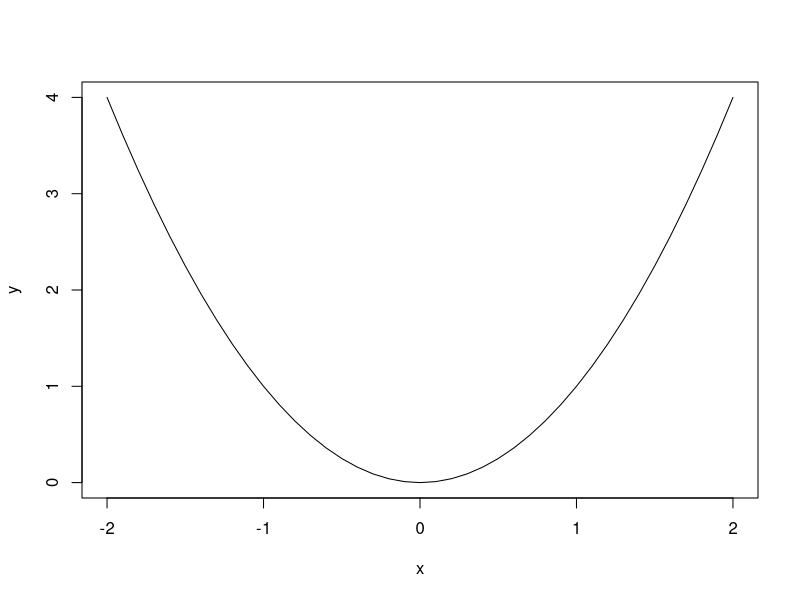
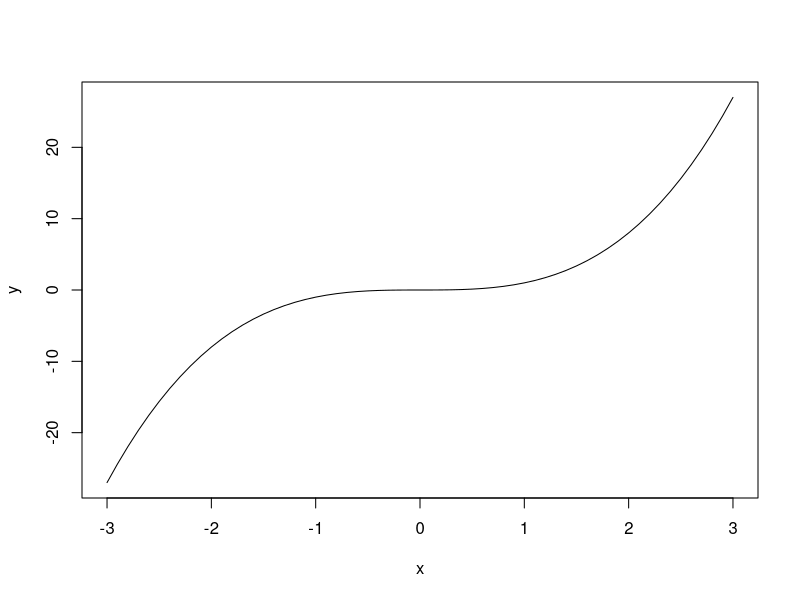

Reproduce these figures in R, in order.
## ---- chunk 1
# specify vector of x values
x <- seq(from = -2, to = 2, by = 0.1)
# specify corresponding y values
y <- x^2
# plot x,y points
plot(x, y, type = "l")
## ---- chunk 2
# specify vector of x values
x <- seq(from = -3, to = 3, by = 0.1)
# specify corresponding y values
y <- x^3
# plot x,y points
plot(x, y, type = "l")
